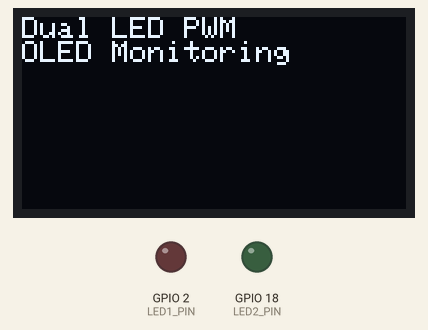
A program run on a simulated ESP32. On the bench: 128×64 one-colour display, output pins drawn as LEDs (lit = HIGH). What the program prints to the serial monitor is not drawn.

Above: at 0.1 s.
At 1.23 s:
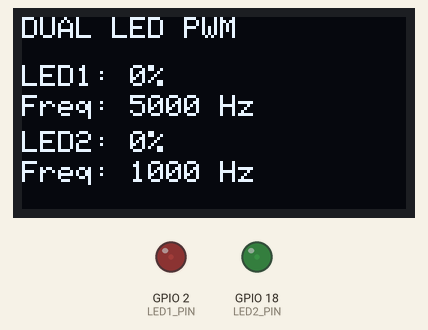
At 20.45 s:
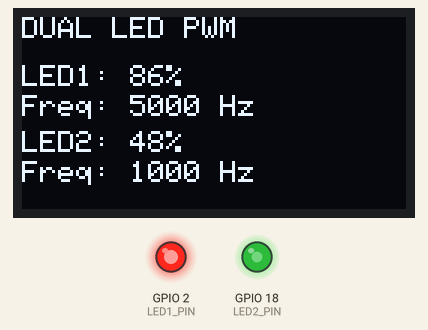
At 39.7 s:
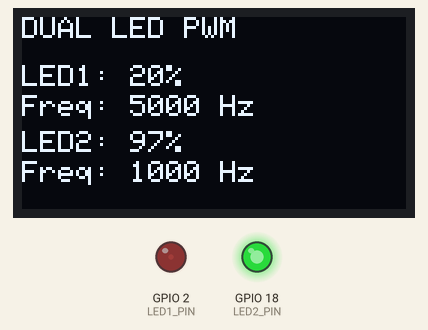
Timing chart, 0 to 40.0 s (numbered marks = the images above):
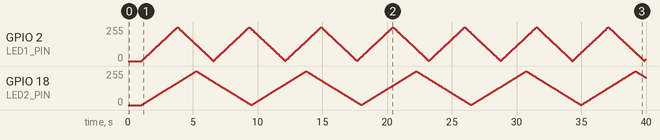

The program:

main.cpp
```cpp
#include <Arduino.h>
#include <Wire.h>
#include <Adafruit_GFX.h>
#include <Adafruit_SSD1306.h>

// LED pins and PWM channels
constexpr uint8_t LED1_PIN = 2;
constexpr uint8_t LED2_PIN = 18;

constexpr uint8_t LED1_CHANNEL = 0;
constexpr uint8_t LED2_CHANNEL = 1;

// Different PWM frequencies
constexpr uint32_t LED1_FREQUENCY = 5000;
constexpr uint32_t LED2_FREQUENCY = 1000;

constexpr uint8_t PWM_RESOLUTION = 8;
constexpr uint16_t PWM_MAX_DUTY = 255;

// OLED settings
constexpr int SCREEN_WIDTH = 128;
constexpr int SCREEN_HEIGHT = 64;
constexpr uint8_t OLED_ADDRESS = 0x3C;

Adafruit_SSD1306 display(
    SCREEN_WIDTH,
    SCREEN_HEIGHT,
    &Wire,
    -1
);

// Duty-cycle values
uint16_t led1Duty = 0;
uint16_t led2Duty = 0;

// Fade directions
int8_t led1Direction = 1;
int8_t led2Direction = 1;

// Timing variables
unsigned long previousLED1Time = 0;
unsigned long previousLED2Time = 0;
unsigned long previousOLEDTime = 0;

// Fading and OLED update intervals
constexpr unsigned long LED1_INTERVAL = 10;
constexpr unsigned long LED2_INTERVAL = 15;
constexpr unsigned long OLED_INTERVAL = 250;

// Convert duty cycle to percentage
uint8_t getPercentage(uint16_t duty)
{
    return (duty * 100 + PWM_MAX_DUTY / 2)
           / PWM_MAX_DUTY;
}

// Initialize hardware
void setup()
{
    Serial.begin(115200);

    // Initialize LED1 PWM
    ledcSetup(
        LED1_CHANNEL,
        LED1_FREQUENCY,
        PWM_RESOLUTION
    );

    ledcAttachPin(LED1_PIN, LED1_CHANNEL);

    // Initialize LED2 PWM
    ledcSetup(
        LED2_CHANNEL,
        LED2_FREQUENCY,
        PWM_RESOLUTION
    );

    ledcAttachPin(LED2_PIN, LED2_CHANNEL);

    // Start both LEDs turned off
    ledcWrite(LED1_CHANNEL, 0);
    ledcWrite(LED2_CHANNEL, 0);

    // Initialize I2C OLED
    Wire.begin(21, 22);

    if (!display.begin(
            SSD1306_SWITCHCAPVCC,
            OLED_ADDRESS))
    {
        Serial.println("OLED initialization failed!");

        while (true)
        {
            delay(1000);
        }
    }

    display.clearDisplay();
    display.setTextColor(SSD1306_WHITE);
    display.setTextSize(1);
    display.setCursor(0, 0);
    display.println("Dual LED PWM");
    display.println("OLED Monitoring");
    display.display();

    delay(1000);

    Serial.println("Dual LED PWM Started");
}

// Main program
void loop()
{
    unsigned long currentTime = millis();

    // Fade LED1
    if (currentTime - previousLED1Time >= LED1_INTERVAL)
    {
        previousLED1Time = currentTime;

        led1Duty += led1Direction;

        if (led1Duty >= PWM_MAX_DUTY)
        {
            led1Duty = PWM_MAX_DUTY;
            led1Direction = -1;
        }
        else if (led1Duty == 0)
        {
            led1Direction = 1;
        }

        ledcWrite(LED1_CHANNEL, led1Duty);
    }

    // Fade LED2 independently
    if (currentTime - previousLED2Time >= LED2_INTERVAL)
    {
        previousLED2Time = currentTime;

        led2Duty += led2Direction;

        if (led2Duty >= PWM_MAX_DUTY)
        {
            led2Duty = PWM_MAX_DUTY;
            led2Direction = -1;
        }
        else if (led2Duty == 0)
        {
            led2Direction = 1;
        }

        ledcWrite(LED2_CHANNEL, led2Duty);
    }

    // Update OLED
    if (currentTime - previousOLEDTime >= OLED_INTERVAL)
    {
        previousOLEDTime = currentTime;

        uint8_t led1Percent = getPercentage(led1Duty);
        uint8_t led2Percent = getPercentage(led2Duty);

        display.clearDisplay();
        display.setTextSize(1);
        display.setTextColor(SSD1306_WHITE);

        display.setCursor(0, 0);
        display.println("DUAL LED PWM");

        display.setCursor(0, 16);
        display.print("LED1: ");
        display.print(led1Percent);
        display.println("%");

        display.setCursor(0, 26);
        display.print("Freq: ");
        display.print(LED1_FREQUENCY);
        display.println(" Hz");

        display.setCursor(0, 38);
        display.print("LED2: ");
        display.print(led2Percent);
        display.println("%");

        display.setCursor(0, 48);
        display.print("Freq: ");
        display.print(LED2_FREQUENCY);
        display.println(" Hz");

        display.display();

        Serial.printf(
            "LED1: %u%% (%lu Hz) | LED2: %u%% (%lu Hz)\n",
            led1Percent,
            (unsigned long)LED1_FREQUENCY,
            led2Percent,
            (unsigned long)LED2_FREQUENCY
        );
    }
}
```
